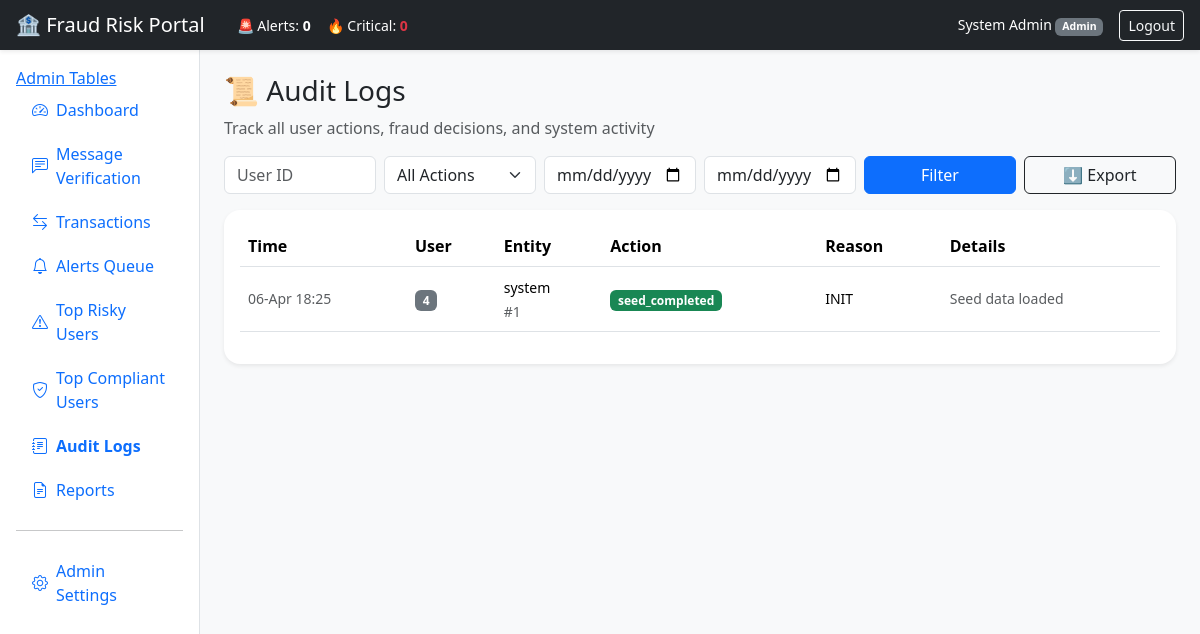
/audit/logs (signed in), run on an earlier commit of the app's database.
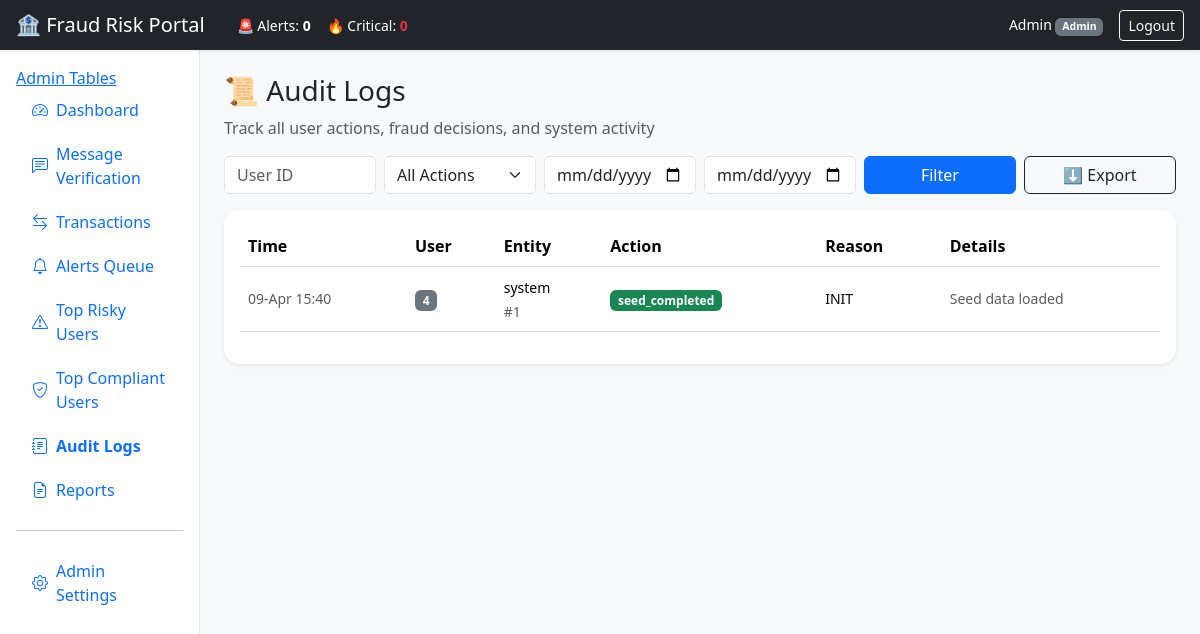
And on a later commit of the database.
### app/models.py (models this page shows, shortened)
class User(db.Model, UserMixin):
    id = db.Column(db.Integer, primary_key=True)
    username = db.Column(db.String(80), unique=True, nullable=False)
    full_name = db.Column(db.String(120), nullable=False)
    role = db.Column(db.String(40), nullable=False, default=ROLE_BANKER)
    password_hash = db.Column(db.String(255), nullable=False)
    active = db.Column(db.Boolean, default=True)

class AuditLog(db.Model):
    id = db.Column(db.Integer, primary_key=True)
    user_id = db.Column(db.Integer, db.ForeignKey("user.id"), nullable=False)
    entity_type = db.Column(db.String(40), nullable=False)
    entity_id = db.Column(db.Integer, nullable=False)
    action = db.Column(db.String(80), nullable=False)
    reason_code = db.Column(db.String(80), nullable=True)
    details = db.Column(db.Text, nullable=True)
    created_at = db.Column(db.DateTime, default=datetime.utcnow)

### app/routes/main.py (the view, shortened to what this page needs)
@main_bp.route("/audit/logs")
@login_required
def audit_logs():
    if current_user.role not in [ROLE_COMPLIANCE, ROLE_ADMIN]:
        flash("Audit log access is restricted.", "warning")
        return render_template("access_denied.html")
    query = AuditLog.query
    user = request.args.get("user")
    if user:
        query = query.filter(AuditLog.user_id == user)
    action = request.args.get("action")
    from_date = request.args.get("from_date")
    to_date = request.args.get("to_date")
    if from_date:
        query = query.filter(AuditLog.created_at >= from_date)
    if to_date:
        query = query.filter(AuditLog.created_at <= to_date)
    logs = query.order_by(AuditLog.created_at.desc()).all()
    return render_template("audit_logs.html", logs=logs)

### app/models.py (called while the page is built)
@login_manager.user_loader
def load_user(user_id):
    return db.session.get(User, int(user_id))

### app/routes/main.py (called while the page is built)
@main_bp.app_context_processor
def inject_stats():
    stats = {
        "total": MessagePrediction.query.count(),
        "fraud": MessagePrediction.query.filter(MessagePrediction.risk_score >= 50).count(),
        "legit": MessagePrediction.query.filter(MessagePrediction.risk_score < 50).count(),
    }
    return dict(stats=stats)

### templates/audit_logs.html (shortened to what this page needs)
{% extends "base.html" %}
{% block content %}
<h3 class="mb-2">📜 Audit Logs</h3>
<p class="text-muted">Track all user actions, fraud decisions, and system activity</p>
<form method="get" class="row g-2 mb-3">
  <div class="col-md-2">
    <input type="text" name="user" class="form-control" placeholder="User ID" value="{{ request.args.get('user','') }}">
  </div>
  <div class="col-md-2">
    <select name="action" class="form-select">
      <option value="">All Actions</option>
    </select>
  </div>
  <div class="col-md-2">
    <input type="date" name="from_date" class="form-control">
  </div>
  <div class="col-md-2">
    <input type="date" name="to_date" class="form-control">
  </div>
  <div class="col-md-2">
    <button class="btn btn-primary w-100">Filter</button>
  </div>
  <div class="col-md-2">
    <a href="{{ url_for('main.export_logs') }}" class="btn btn-outline-dark w-100">⬇ Export</a>
  </div>
</form>
<div class="card shadow-sm rounded-4">
  <div class="card-body">
    <div class="table-responsive">
      <table class="table align-middle">
        <thead>
          <tr>
            <th>Time</th>
            <th>User</th>
            <th>Entity</th>
            <th>Action</th>
            <th>Reason</th>
            <th>Details</th>
          </tr>
        </thead>
        <tbody>
        {% for l in logs %}
          <tr>
            <td class="small text-muted">
              {{ l.created_at.strftime('%d-%b %H:%M') if l.created_at else '-' }}
            </td>
            <td>
              <span class="badge bg-secondary">
                {{ l.user_name or l.user_id }}
              </span>
            </td>
            <td>
              <span class="small">
                {{ l.entity_type }}
              </span><br>
              <span class="text-muted small">#{{ l.entity_id }}</span>
            </td>
            <td>
              <span class="badge
                {% if l.action == 'FREEZE' %}bg-danger
                {% elif l.action == 'FRAUD' %}bg-dark
                {% elif l.action == 'ESCALATE' %}bg-warning
                {% else %}bg-success{% endif %}">
                {{ l.action }}
              </span>
            </td>
            <td class="small">
              {{ l.reason_code or '-' }}
            </td>
            <td class="small text-muted">
              {{ l.details }}
            </td>
          </tr>
        {% endfor %}
        </tbody>
      </table>
    </div>
  </div>
</div>
{% endblock %}

### templates/base.html (shortened to what this page needs)
<!doctype html>
<html lang="en">
<head>
  <link href="https://cdn.jsdelivr.net/npm/bootstrap@5.3.3/dist/css/bootstrap.min.css" rel="stylesheet">
  <link href="https://cdn.jsdelivr.net/npm/bootstrap-icons@1.11.3/font/bootstrap-icons.css" rel="stylesheet">
  <link rel="stylesheet" href="{{ url_for('static', filename='css/style.css') }}">
</head>
<body class="bg-light">
<nav class="navbar navbar-dark bg-dark shadow-sm px-3">
  <div class="d-flex align-items-center gap-3">
    <span class="navbar-brand mb-0 h5">🏦 Fraud Risk Portal</span>
    <div class="d-none d-md-flex gap-3 text-white small">
      <span>🚨 Alerts: <b>{{ stats.open_alerts or 0 }}</b></span>
      <span>🔥 Critical: <b class="text-danger">{{ stats.critical_alerts or 0 }}</b></span>
    </div>
  </div>
  <div class="d-flex align-items-center gap-3 text-white">
    {% if current_user.is_authenticated %}
      <span class="small">
        {{ current_user.full_name }}
        <span class="badge bg-secondary">{{ current_user.role }}</span>
      </span>
      <a class="btn btn-outline-light btn-sm" href="{{ url_for('auth.logout') }}">Logout</a>
    {% endif %}
  </div>
</nav>
<div class="container-fluid">
  <div class="row">
    <aside class="col-lg-2 bg-white border-end min-vh-100 p-3">
    <a href="{{ url_for('admin.list_tables') }}">Admin Tables</a>
      <div class="nav flex-column gap-1">
        {% macro nav_item(endpoint, icon, label) %}
          <a class="nav-link d-flex align-items-center gap-2
            {% if request.endpoint == endpoint %}active fw-bold text-primary{% endif %}"
            href="{{ url_for(endpoint) }}">
            <i class="bi {{ icon }}"></i> {{ label }}
          </a>
        {% endmacro %}
        {{ nav_item('main.dashboard', 'bi-speedometer2', 'Dashboard') }}
        {{ nav_item('main.message_verify', 'bi-chat-left-text', 'Message Verification') }}
        {{ nav_item('main.transaction_monitor', 'bi-arrow-left-right', 'Transactions') }}
        {{ nav_item('main.alerts_queue', 'bi-bell', 'Alerts Queue') }}
        {{ nav_item('main.top_risky', 'bi-exclamation-triangle', 'Top Risky Users') }}
        {{ nav_item('main.top_compliant', 'bi-shield-check', 'Top Compliant Users') }}
        {{ nav_item('main.audit_logs', 'bi-journal-text', 'Audit Logs') }}
        {{ nav_item('main.reports_page', 'bi-file-earmark-text', 'Reports') }}
        {% if current_user.role == "Admin" %}
          <hr>
          {{ nav_item('main.admin_settings', 'bi-gear', 'Admin Settings') }}
        {% endif %}
      </div>
    </aside>
    <main class="col-lg-10 p-4">
      {% block content %}{% endblock %}
    </main>
  </div>
</div>
</body>
</html>

What changed in the data, as far as the page shows it:
changed User "Admin": full_name "System Admin" → "Admin"
changed AuditLog "system": created_at "06-Apr 18:25" → "09-Apr 15:40"
